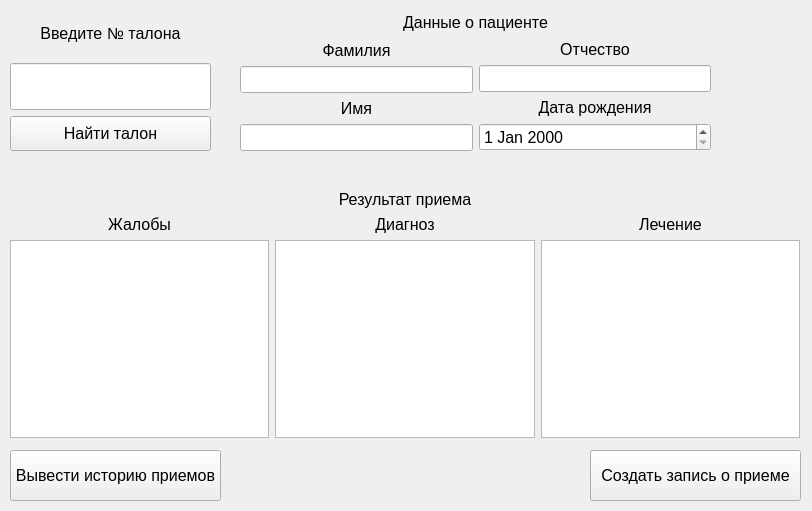
<?xml version="1.0" encoding="UTF-8"?>
<ui version="4.0">
 <class>Form_start_reception</class>
 <widget class="QWidget" name="Form_start_reception">
  <property name="geometry">
   <rect>
    <x>0</x>
    <y>0</y>
    <width>812</width>
    <height>511</height>
   </rect>
  </property>
  <property name="windowTitle">
   <string>Окно ведения приема</string>
  </property>
  <widget class="QPushButton" name="pushButton_record_reception">
   <property name="geometry">
    <rect>
     <x>590</x>
     <y>450</y>
     <width>211</width>
     <height>51</height>
    </rect>
   </property>
   <property name="font">
    <font>
     <pointsize>12</pointsize>
    </font>
   </property>
   <property name="text">
    <string>Создать запись о приеме</string>
   </property>
  </widget>
  <widget class="QWidget" name="layoutWidget">
   <property name="geometry">
    <rect>
     <x>10</x>
     <y>10</y>
     <width>201</width>
     <height>141</height>
    </rect>
   </property>
   <layout class="QVBoxLayout" name="verticalLayout">
    <item>
     <widget class="QLabel" name="label_enter_n_t">
      <property name="sizePolicy">
       <sizepolicy hsizetype="Preferred" vsizetype="Expanding">
        <horstretch>0</horstretch>
        <verstretch>0</verstretch>
       </sizepolicy>
      </property>
      <property name="font">
       <font>
        <pointsize>12</pointsize>
       </font>
      </property>
      <property name="text">
       <string>Введите № талона</string>
      </property>
      <property name="alignment">
       <set>Qt::AlignCenter</set>
      </property>
     </widget>
    </item>
    <item>
     <widget class="QLineEdit" name="lineEdit_enter_n_t">
      <property name="sizePolicy">
       <sizepolicy hsizetype="Expanding" vsizetype="Expanding">
        <horstretch>0</horstretch>
        <verstretch>0</verstretch>
       </sizepolicy>
      </property>
      <property name="font">
       <font>
        <pointsize>12</pointsize>
       </font>
      </property>
     </widget>
    </item>
    <item>
     <widget class="QPushButton" name="pushButton_find_ticket">
      <property name="minimumSize">
       <size>
        <width>0</width>
        <height>35</height>
       </size>
      </property>
      <property name="font">
       <font>
        <pointsize>12</pointsize>
       </font>
      </property>
      <property name="text">
       <string>Найти талон</string>
      </property>
     </widget>
    </item>
   </layout>
  </widget>
  <widget class="QWidget" name="layoutWidget">
   <property name="geometry">
    <rect>
     <x>240</x>
     <y>10</y>
     <width>471</width>
     <height>141</height>
    </rect>
   </property>
   <layout class="QVBoxLayout" name="verticalLayout_11">
    <item>
     <widget class="QLabel" name="label">
      <property name="font">
       <font>
        <pointsize>12</pointsize>
       </font>
      </property>
      <property name="text">
       <string>Данные о пациенте</string>
      </property>
      <property name="alignment">
       <set>Qt::AlignCenter</set>
      </property>
     </widget>
    </item>
    <item>
     <layout class="QHBoxLayout" name="horizontalLayout_2">
      <item>
       <layout class="QVBoxLayout" name="verticalLayout_9">
        <item>
         <layout class="QVBoxLayout" name="verticalLayout_2">
          <item>
           <widget class="QLabel" name="label_surname_p">
            <property name="font">
             <font>
              <pointsize>12</pointsize>
             </font>
            </property>
            <property name="text">
             <string>Фамилия</string>
            </property>
            <property name="alignment">
             <set>Qt::AlignCenter</set>
            </property>
           </widget>
          </item>
          <item>
           <widget class="QLineEdit" name="lineEdit_surname_p">
            <property name="font">
             <font>
              <pointsize>12</pointsize>
             </font>
            </property>
            <property name="readOnly">
             <bool>true</bool>
            </property>
           </widget>
          </item>
         </layout>
        </item>
        <item>
         <layout class="QVBoxLayout" name="verticalLayout_3">
          <item>
           <widget class="QLabel" name="label_name_p">
            <property name="font">
             <font>
              <pointsize>12</pointsize>
             </font>
            </property>
            <property name="text">
             <string>Имя</string>
            </property>
            <property name="alignment">
             <set>Qt::AlignCenter</set>
            </property>
           </widget>
          </item>
          <item>
           <widget class="QLineEdit" name="lineEdit_name_p">
            <property name="font">
             <font>
              <pointsize>12</pointsize>
             </font>
            </property>
            <property name="readOnly">
             <bool>true</bool>
            </property>
           </widget>
          </item>
         </layout>
        </item>
       </layout>
      </item>
      <item>
       <layout class="QVBoxLayout" name="verticalLayout_10">
        <item>
         <layout class="QVBoxLayout" name="verticalLayout_4">
          <item>
           <widget class="QLabel" name="label_patr_p">
            <property name="font">
             <font>
              <pointsize>12</pointsize>
             </font>
            </property>
            <property name="text">
             <string>Отчество</string>
            </property>
            <property name="alignment">
             <set>Qt::AlignCenter</set>
            </property>
           </widget>
          </item>
          <item>
           <widget class="QLineEdit" name="lineEdit_patr_p">
            <property name="font">
             <font>
              <pointsize>12</pointsize>
             </font>
            </property>
            <property name="readOnly">
             <bool>true</bool>
            </property>
           </widget>
          </item>
         </layout>
        </item>
        <item>
         <layout class="QVBoxLayout" name="verticalLayout_5">
          <item>
           <widget class="QLabel" name="label_date_b_p">
            <property name="font">
             <font>
              <pointsize>12</pointsize>
             </font>
            </property>
            <property name="text">
             <string>Дата рождения</string>
            </property>
            <property name="alignment">
             <set>Qt::AlignCenter</set>
            </property>
           </widget>
          </item>
          <item>
           <widget class="QDateEdit" name="dateEdit_date_b_p">
            <property name="font">
             <font>
              <pointsize>12</pointsize>
             </font>
            </property>
           </widget>
          </item>
         </layout>
        </item>
       </layout>
      </item>
     </layout>
    </item>
   </layout>
  </widget>
  <widget class="QWidget" name="layoutWidget">
   <property name="geometry">
    <rect>
     <x>10</x>
     <y>190</y>
     <width>790</width>
     <height>248</height>
    </rect>
   </property>
   <layout class="QVBoxLayout" name="verticalLayout_12">
    <item>
     <widget class="QLabel" name="label_res_reception">
      <property name="font">
       <font>
        <pointsize>12</pointsize>
       </font>
      </property>
      <property name="text">
       <string>Результат приема</string>
      </property>
      <property name="alignment">
       <set>Qt::AlignCenter</set>
      </property>
     </widget>
    </item>
    <item>
     <layout class="QHBoxLayout" name="horizontalLayout">
      <item>
       <layout class="QVBoxLayout" name="verticalLayout_6">
        <item>
         <widget class="QLabel" name="label_complains">
          <property name="font">
           <font>
            <pointsize>12</pointsize>
           </font>
          </property>
          <property name="text">
           <string>Жалобы</string>
          </property>
          <property name="alignment">
           <set>Qt::AlignCenter</set>
          </property>
         </widget>
        </item>
        <item>
         <widget class="QTextEdit" name="textEdit_complains">
          <property name="font">
           <font>
            <pointsize>12</pointsize>
           </font>
          </property>
         </widget>
        </item>
       </layout>
      </item>
      <item>
       <layout class="QVBoxLayout" name="verticalLayout_7">
        <item>
         <widget class="QLabel" name="label_diagnosis">
          <property name="font">
           <font>
            <pointsize>12</pointsize>
           </font>
          </property>
          <property name="text">
           <string>Диагноз</string>
          </property>
          <property name="alignment">
           <set>Qt::AlignCenter</set>
          </property>
         </widget>
        </item>
        <item>
         <widget class="QTextEdit" name="textEdit_diagnosis">
          <property name="font">
           <font>
            <pointsize>12</pointsize>
           </font>
          </property>
         </widget>
        </item>
       </layout>
      </item>
      <item>
       <layout class="QVBoxLayout" name="verticalLayout_8">
        <item>
         <widget class="QLabel" name="label_therapy">
          <property name="font">
           <font>
            <pointsize>12</pointsize>
           </font>
          </property>
          <property name="text">
           <string>Лечение</string>
          </property>
          <property name="alignment">
           <set>Qt::AlignCenter</set>
          </property>
         </widget>
        </item>
        <item>
         <widget class="QTextEdit" name="textEdit_therapy">
          <property name="font">
           <font>
            <pointsize>12</pointsize>
           </font>
          </property>
         </widget>
        </item>
       </layout>
      </item>
     </layout>
    </item>
   </layout>
  </widget>
  <widget class="QPushButton" name="pushButton_select_history">
   <property name="geometry">
    <rect>
     <x>10</x>
     <y>450</y>
     <width>211</width>
     <height>51</height>
    </rect>
   </property>
   <property name="font">
    <font>
     <pointsize>12</pointsize>
    </font>
   </property>
   <property name="text">
    <string>Вывести историю приемов</string>
   </property>
  </widget>
 </widget>
 <resources/>
 <connections/>
</ui>
